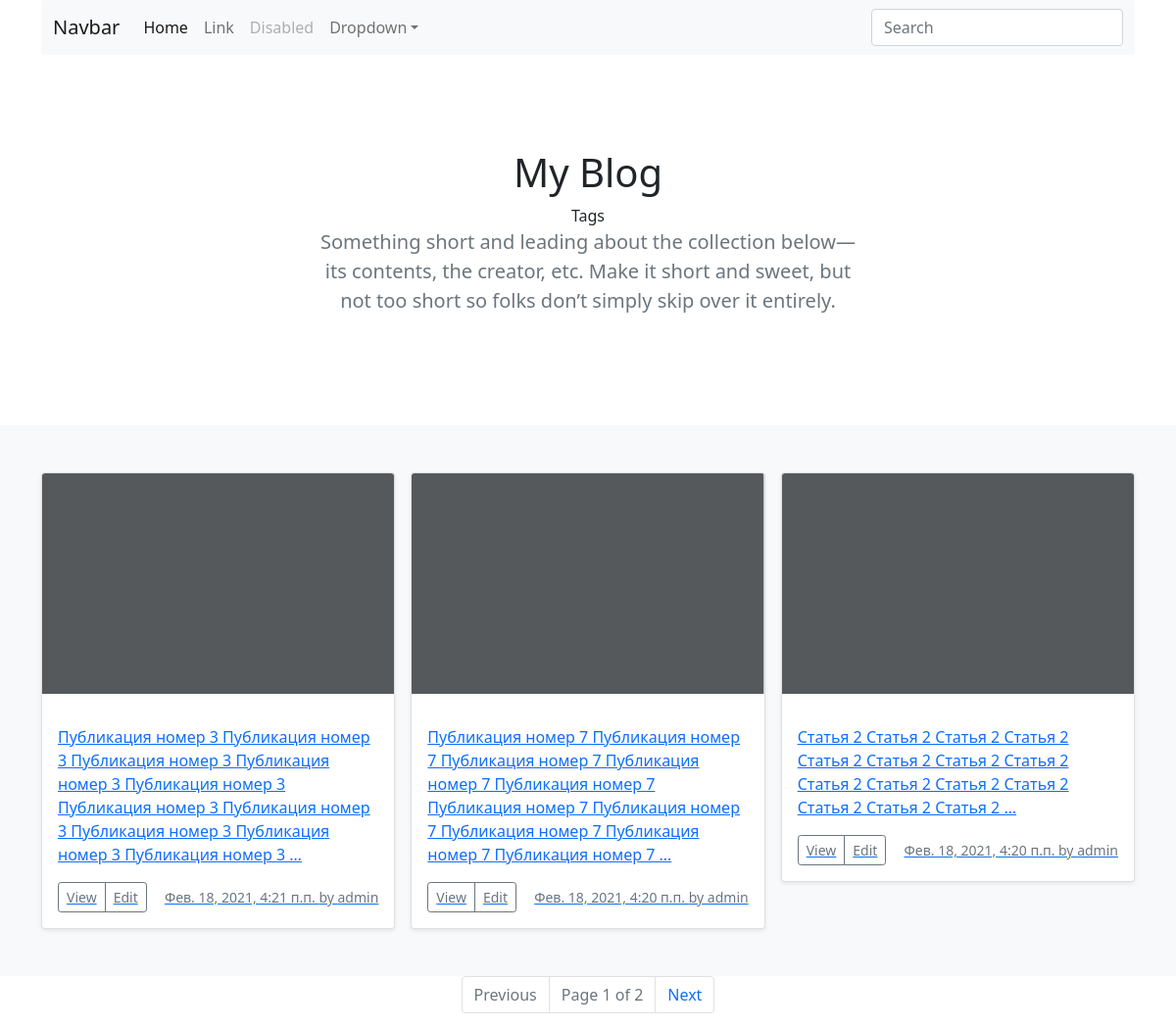
Screenshot of /blog/ with the database file from the repository.
### blog/models.py (models this page shows, shortened)
class Post(models.Model):
    STATUS_CHOICES = (
        ('draft', 'Draft'),
        ('published', 'Published'),
    )
    title = models.CharField(max_length=250)
    slug = models.SlugField(max_length=250, unique_for_date='publish')
    author = models.ForeignKey(User, on_delete=models.CASCADE, related_name='blog_posts')
    body = models.TextField()
    publish = models.DateTimeField(default=timezone.now)
    created = models.DateTimeField(auto_now_add=True)
    updated = models.DateTimeField(auto_now=True)
    status = models.CharField(max_length=10, choices=STATUS_CHOICES, default='draft')
    objects = models.Manager()  # Менеджер по умолчанию
    published = PublishedManager()  # Наш новый менеджер
    tags = TaggableManager()
    class Meta:
        ordering = ('-publish', )
    def get_absolute_url(self):
        return reverse('blog:post_detail', args=[self.publish.year,
                                                 self.publish.month,
                                                 self.publish.day,
                                                 self.slug])

### blog/views.py (the view)
# urls.py: path('', views.PostListView.as_view(), name='post_list'),
class PostListView(ListView):
    queryset = Post.published.all()
    context_object_name = 'posts'
    paginate_by = 3
    template_name = 'blog/post/list.html'

### blog/templates/blog/post/list.html (shortened to what this page needs)
{% extends 'base.html' %}
{% block content %}
<section class="py-5 text-center container">
    <div class="row py-lg-5">
      <div class="col-lg-6 col-md-8 mx-auto">
        <h1 class="fw-light">My Blog</h1>
Tags {{ post.tags.all }}
        <p class="lead text-muted">Something short and leading about the collection below—its contents, the creator, etc. Make it short and sweet, but not too short so folks don’t simply skip over it entirely.</p>
      </div>
    </div>
  </section>
<div class="album py-5 bg-light">
    <div class="container">
      <div class="row row-cols-1 row-cols-sm-2 row-cols-md-3 g-3">
          {% for post in posts %}
<a href="{{ post.get_absolute_url }}">
          <div class="col">
          <div class="card shadow-sm">
            <svg class="bd-placeholder-img card-img-top" width="100%" height="225" xmlns="http://www.w3.org/2000/svg"
                 role="img" aria-label="Placeholder: Thumbnail" preserveAspectRatio="xMidYMid slice" focusable="false">
                <title>{{ Post.title }}</title><rect width="100%" height="100%" fill="#55595c"></rect>
                <text x="50%" y="50%" fill="#eceeef" dy=".3em">{{ Post.title }}</text></svg>
            <div class="card-body">
              <p class="card-text">
              {{ post.body|truncatewords:30|linebreaks }}
              </p>
              <div class="d-flex justify-content-between align-items-center">
                <div class="btn-group">
                  <button type="button" class="btn btn-sm btn-outline-secondary">View</button>
                  <button type="button" class="btn btn-sm btn-outline-secondary">Edit</button>
                </div>
                <small class="text-muted">{{ post.publish }} by {{ post.author }}</small>
              </div>
            </div>
          </div>
        </div>
</a>
          {% endfor %}
      </div>
    </div>
  </div>
    {% include 'blog/pagination.html' with page=page_obj %}
{% endblock %}

### rows the page displays
Post: body "Публикация номер 3 Публикация номер 3 Публикация номер 3 Публикация номер 3 Публикация номер 3 Публикация номер 3 Публикация номер 3 Публикация номер 3 Публикация номер 3 Публикация номер 3 …", publish "Фев. 18, 2021, 4:21 п.п.", author "admin"
Post: body "Публикация номер 7 Публикация номер 7 Публикация номер 7 Публикация номер 7 Публикация номер 7 Публикация номер 7 Публикация номер 7 Публикация номер 7 Публикация номер 7 Публикация номер 7 …", publish "Фев. 18, 2021, 4:20 п.п.", author "admin"
Post: body "Статья 2 Статья 2 Статья 2 Статья 2 Статья 2 Статья 2 Статья 2 Статья 2 Статья 2 Статья 2 Статья 2 Статья 2 Статья 2 Статья 2 Статья 2 …", publish "Фев. 18, 2021, 4:20 п.п.", author "admin"

### other values shown
{{ page.number }} "1"
{{ page.paginator.num_pages }} "2"
